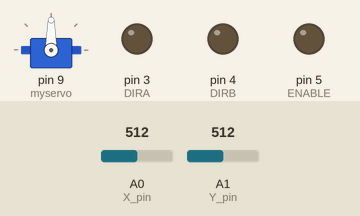
Simulated run of this sketch. Board: Arduino Uno, built with avr-gcc and run on an emulated ATmega328P. Parts: servo, output pins drawn as LEDs (lit = HIGH). Dashed ring = blinking. The test bench sets the inputs (shaded band); at power-on: A0 (X_pin) = 512, A1 (Y_pin) = 512.

Above: at 1.2 s.
1.3 s: A0 (X_pin) set to 716
At 1.6 s:
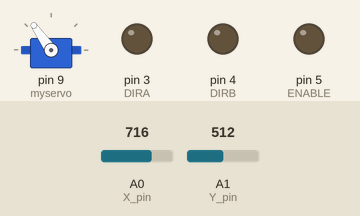
2.8 s: A1 (Y_pin) set to 555
4.3 s: A1 (Y_pin) set to 580
At 4.47 s:
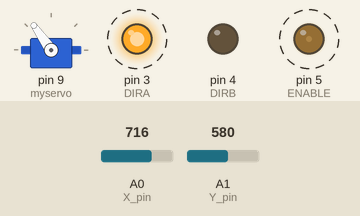
7.3 s: A0 (X_pin) set to 900
At 7.88 s:
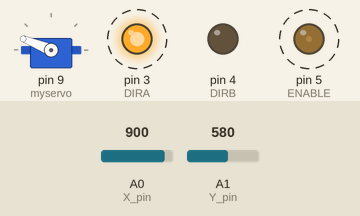
10.3 s: A0 (X_pin) set to 1023
At 11.96 s:
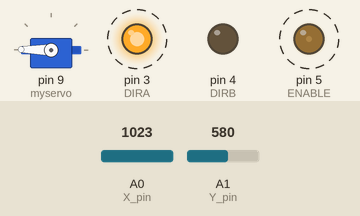
13.3 s: A1 (Y_pin) set to 716
Timing chart, 0 to 17.3 s (numbered marks = the images above; inputs shaded):
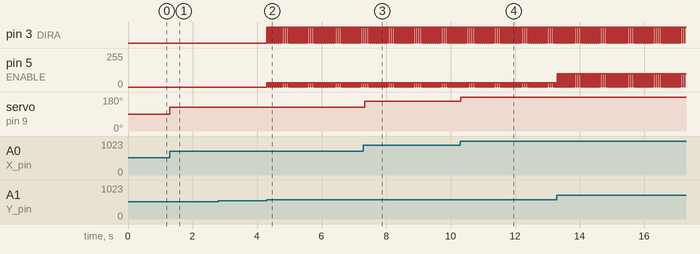

The sketch:

Project_2_task_1.ino
```cpp
#include <Servo.h>
#define trig 12
#define echo 11
#define ENABLE 5
#define DIRA 3
#define DIRB 4

int pos = 90;
int moveServo;
int X_pin = 0;
int Y_pin = 1;
int neutral_X;
int neutral_Y;
double distance, duration;

Servo myservo;

void setup(){
  Serial.begin(9600);
  myservo.attach(9);
  myservo.write(pos);
  neutral_Y=analogRead(Y_pin);
  neutral_X=analogRead(X_pin);
  pinMode(trig,OUTPUT);
  pinMode(echo,INPUT);
  pinMode(ENABLE,OUTPUT);
  pinMode(DIRA,OUTPUT);
  pinMode(DIRB,OUTPUT);
}

void loop(){
  digitalWrite(DIRB,LOW);
  digitalWrite(DIRA,LOW);
  analogWrite(ENABLE,LOW);

  if(analogRead(X_pin)>neutral_X)
  {
    moveServo=map(analogRead(X_pin),-512,512,-90,90);
    myservo.write(moveServo);
    delay(10);
  }

  if(analogRead(X_pin)<neutral_X)
  {
    moveServo=map(analogRead(X_pin),-512,512,-90,90);
    myservo.write(moveServo);
    delay(10);
  }

  if(analogRead(Y_pin)>neutral_Y+50)
  {
    digitalWrite(DIRB,LOW);
    digitalWrite(DIRA,HIGH);
    analogWrite(ENABLE, map(analogRead(Y_pin),0,1023-neutral_Y,0,255));
    delay(50);
  }

  if(analogRead(Y_pin)<neutral_Y-50)
  {
    digitalWrite(DIRB,HIGH);
    digitalWrite(DIRA,LOW);
    analogWrite(ENABLE,map(analogRead(Y_pin),0,neutral_Y,0,255));
    delay(50);
  }

}

double dist_calc()
{
  digitalWrite(trig,LOW);
  delayMicroseconds(2);
  digitalWrite(trig,HIGH);
  delayMicroseconds(10);
  digitalWrite(trig,LOW);
  duration = pulseIn(echo,HIGH);
  distance = 100.0*(343.0*(duration/2.0))/1000000.0;
  return (distance);
}
```

Measured:
- the behaviour switches between 562 and 563 on A1 (Y_pin) (found by bisection; images 1 and 2)
- after the input at 1.3 s, servo on pin 9 (myservo): 90° → 125° at once
- after the input at 2.8 s, every drawn part: stays the same
- after the input at 4.3 s, pin 3 (DIRA): alternates HIGH for 0.05 s and LOW for 0.01 s, starting at once; pin 5 (ENABLE): alternates 33/255 for 0.05 s and 0/255 for 0.01 s, starting at once
- after the input at 7.3 s, servo on pin 9 (myservo): 125° → 158° at once
- after the input at 10.3 s, servo on pin 9 (myservo): 158° → 179° at once
